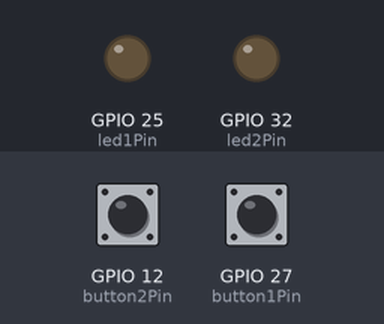
The sketch below on a simulated ESP32. Parts: output pins drawn as LEDs (lit = HIGH). The inputs (shaded band) are chosen by the test bench; at power-on: GPIO 27 (button1Pin) HIGH, GPIO 12 (button2Pin) HIGH.

Above: at 1.2 s.
1.3 s: GPIO 27 (button1Pin) pulled LOW for 1 s
At 1.54 s:
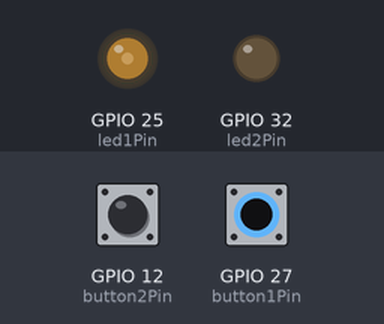
3.8 s: GPIO 27 (button1Pin) pulled LOW for 3.2 s
At 7.8 s:
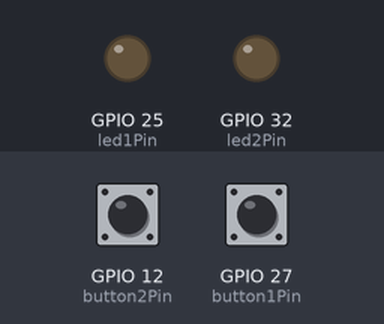
Timing chart, 0 to 9.3 s (numbered marks = the images above; inputs shaded):
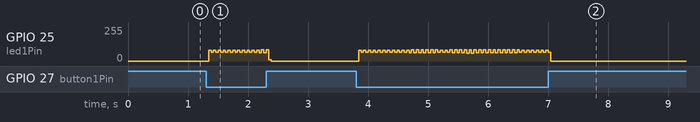

The sketch:

Sankalp_ESP32_Assignment1.ino
```cpp
// Defining the pins for buttons and LEDs

int button1Pin = 27; // Pin 3 is assigned to button 1
int button2Pin = 12; // Pin 2 is assigned to button 2
int led1Pin = 25; // Pin 4 will be Led1 terminal
int led2Pin = 32; // Pin 5 will be for Led2

// Calculating the Paramater using my surname "ARORA"
// A - 1, R-9, O-12, R-9, A-1.  ARORA = 1 9 12 9 1

int a = 1 * 100;  // Width of 1st pulse
int b = 9 * 100;  // Width of space between pulses
int c = 16;  // Number of pulses in block
int d = 9 * 500;  // Space between pulse blocks
int mode = (1%4) + 1;  // Remainder of (fifth letter/4) + 1, where fifth letter is A - 1


// Set the initial button states to zero
int button1State =0;   // button 1 is set at LOW state
int button2State =0;   // button 2 is set at LOW state

// Initialize the pins
void setup() {
  pinMode(button1Pin, INPUT);   // button 1 is an input component
  pinMode(button2Pin, INPUT);   // button 2 is the seconf input component
  pinMode(led1Pin, OUTPUT);    // Led emits light thus used as an output signal to study waveforms
  pinMode(led2Pin, OUTPUT);    // Led2 is set as an output component
}

// Loop to check the button inputs and perform operations accordingly
void loop() {
  button1State = digitalRead(button1Pin); //Fetches the state of button1 to know if its at LOW or HIGH state
  button2State = digitalRead(button2Pin); //Fetches state of the second button

  if (button1State == LOW)    // If button1Pin is low jump to cases on switch 2
  {
    if (button2State == LOW) // Checking switch 2 cases to perform stream of pulses
    {

      digitalWrite(led2Pin, HIGH); // First blink of the red light
      delayMicroseconds(50); // Passing the delay for the HIGH red light of 50 microseconds
      digitalWrite(led2Pin, LOW); // Putting off the red light

      for (int i = 0; i < c; i++) //For loop for the Normal wave mode
      {

        digitalWrite(led1Pin, HIGH);
        delayMicroseconds(a + (i * 50)); // Incremental delay of 50 microseconds with each cycle
        digitalWrite(led1Pin, LOW);
        delayMicroseconds(b); // delay of b microseconds between consecutive pulses
      }
      delayMicroseconds(d); // Delay of d microseconds after completion of one cycle of C pulses
    }

    else // run with a modified waveform cycle (Inverted waveform)
    {

      digitalWrite(led2Pin, HIGH); /// First blink of the red light
      delayMicroseconds(50); // Passing the delay for the HIGH red light of 50 microseconds
      digitalWrite(led2Pin, LOW); // Putting off the red light

      for (int i = c; i > 0; i--) //For loop for the modified waveform cycle (inverted signal a)
      {
        digitalWrite(led1Pin, HIGH);
        delayMicroseconds(a + ((i - 1) * 50)); // Decremental delay of 50 microseconds with each cycle
        digitalWrite(led1Pin, LOW);
        delayMicroseconds(b); // delay of b microseconds between consecutive pulses
      }
      delayMicroseconds(d); // Delay of d microseconds after completion of one cycle of C pulses
    }
  }
  else // Executuions if button1Pin is HIGH
  {
    digitalWrite(led2Pin, LOW); // Red led is put off
    digitalWrite(led2Pin, LOW); // Green led is put off
  }
}
```
